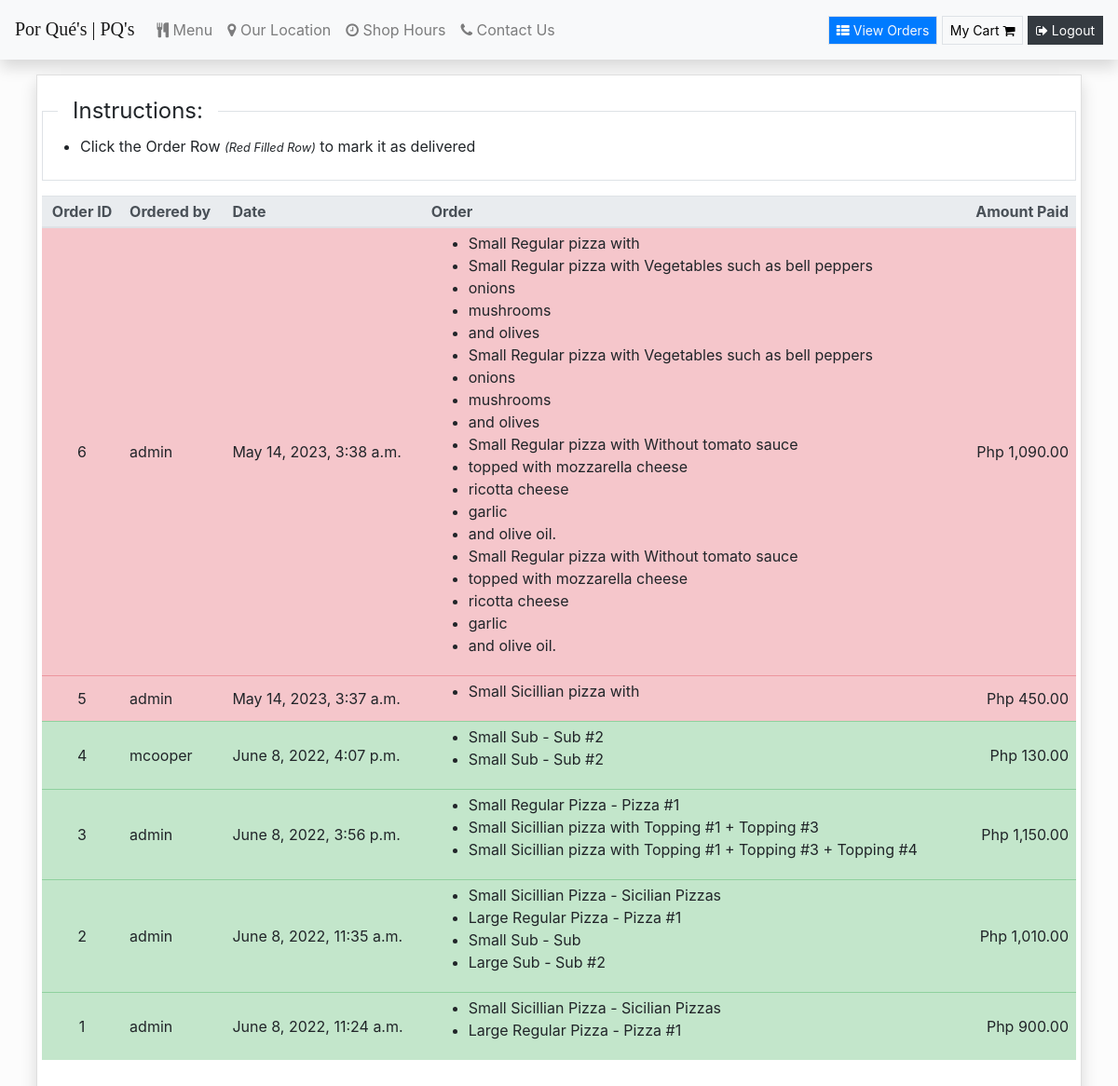
Page /view-orders (signed in) on the committed database.
### orders/models.py (models this page shows, shortened)
class UserOrder(models.Model):
    username = models.CharField(max_length=200)  # who placed the order
    order = models.TextField()
    price = models.DecimalField(
        max_digits=6, decimal_places=2)  # how much was the order
    time_of_order = models.DateTimeField(default=datetime.now, blank=True)
    delivered = models.BooleanField()
    class Meta:
        verbose_name = "User Order List"
        verbose_name_plural = "User Order List"

### orders/views.py (the view)
# urls.py: path("view-orders", views.view_orders, name="view_orders"),
def view_orders(request):
    if request.user.is_superuser:
        rows = UserOrder.objects.all().order_by('-time_of_order')
        return render(request, "orders/orders.html", context = {"rows":rows})
    else:
        rows = UserOrder.objects.all().filter(username = request.user.username).order_by('-time_of_order')
        return render(request, "orders/orders.html", context = {"rows":rows})

### orders/templatetags/custom_tags.py (called while the page is built)
@register.filter(name="format_cart")
def format_cart(value):
    return value[1:-1].split(",")

@register.filter(name="format_cart_item")
def format_cart_item(value):
    return value.replace("'","")

### orders/templates/orders/orders.html
{% extends 'orders/header.html' %} {% load custom_tags %} {% load humanize %} {% block content %}
<div class="container-fluid">
    <div class="content my-3 px-4">
        <div class="card shadow rounded-0">
            <div class="card-body">
                <div class="row justify-content-center">
                    {% if user.is_superuser %}
                    <fieldset class="pb-2 mb-3 border w-100">
                        <legend class="px-3 w-auto ml-3">Instructions:</legend>
                        <ul>
                            <li>Click the Order Row <small><i>(Red Filled Row)</i></small> to mark it as delivered</li>
                        </ul>
                    </fieldset>
                    {% else %}
                    <h2> List of Orders </h2>
                    {% endif %}
                    <table class="table" id="order-tbl">
                        <thead class="thead-light">
                            <tr>
                                <th scope="col">Order ID</th>
                                <th scope="col">Ordered by</th>
                                <th scope="col">Date</th>
                                <th scope="col">Order</th>
                                <th scope="col">Amount Paid</th>
                            </tr>
                        </thead>
                        <tbody id="orders_table">
                            {% for row in rows %} {% if row.delivered %}
                            <tr class="table-success">
                                {% else %}
                                <tr class="table-danger mark-as-complete">
                                    {% endif %}
                                    <td>{{row.id}}</td>
                                    <td>{{row.username}}</td>
                                    <td>{{row.time_of_order}}</td>
                                    <td>
                                        <ul>
                                            {% for item in row.order|format_cart %}
                                            <li>{{item|format_cart_item}}</li>
                                            {% endfor %}
                                        </ul>
                                    </td>
                                    <td>Php {{row.price|floatformat:2|intcomma}}</td>
                                </tr>
                                {% endfor %}
                        </tbody>
                    </table>
                </div>
            </div>
        </div>
    </div>
</div>
{% endblock %}

### static/orders/style.css (style rules this page uses)
html, body { height: 100%; width: 100%; }
body { background-image: url(./../img/wp.jpg); background-repeat: no-repeat; background-size: cover; background-position: center center; backdrop-filter: brightness(0.9887); }

### rows in the picture
UserOrder: id "6", username "admin", time_of_order "May 14, 2023, 3:38 a.m.", order "Small Regular pizza with" "Small Regular pizza with Vegetables such as bell peppers" "onions" "mushrooms" "and olives" "Small Regular pizza with Vegetables such as bell peppers" "onions" "mushrooms" "and olives" "Small Regular pizza with Without tomato sauce" "topped with mozzarella cheese" "ricotta cheese" "garlic" "and olive oil." "Small Regular pizza with Without tomato sauce" "topped with mozzarella cheese" "ricotta cheese" "garlic" "and olive oil.", price "1,090.00"
UserOrder: id "5", username "admin", time_of_order "May 14, 2023, 3:37 a.m.", order "Small Sicillian pizza with", price "450.00"
UserOrder: id "4", username "mcooper", time_of_order "June 8, 2022, 4:07 p.m.", order "Small Sub - Sub #2" "Small Sub - Sub #2", price "130.00"
UserOrder: id "3", username "admin", time_of_order "June 8, 2022, 3:56 p.m.", order "Small Regular Pizza - Pizza #1" "Small Sicillian pizza with Topping #1 + Topping #3" "Small Sicillian pizza with Topping #1 + Topping #3 + Topping #4", price "1,150.00"
UserOrder: id "2", username "admin", time_of_order "June 8, 2022, 11:35 a.m.", order "Small Sicillian Pizza - Sicilian Pizzas" "Large Regular Pizza - Pizza #1" "Small Sub - Sub" "Large Sub - Sub #2", price "1,010.00"
UserOrder: id "1", username "admin", time_of_order "June 8, 2022, 11:24 a.m.", order "Small Sicillian Pizza - Sicilian Pizzas" "Large Regular Pizza - Pizza #1", price "900.00"
